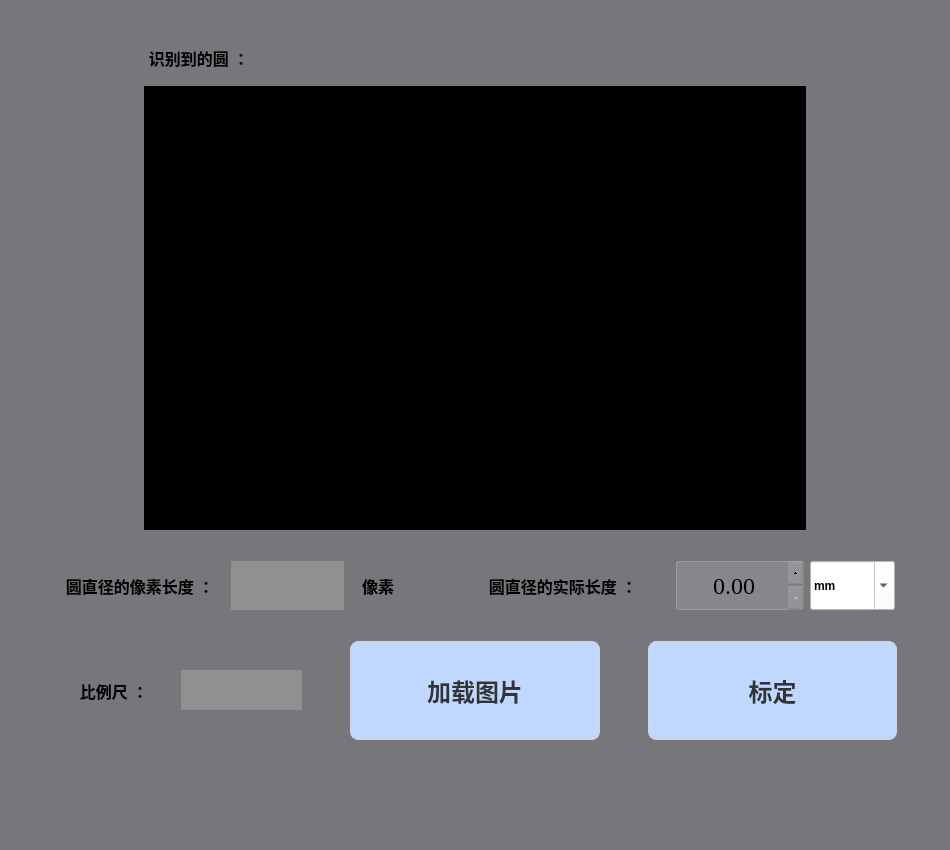
<?xml version="1.0" encoding="UTF-8"?>
<ui version="4.0">
 <class>Menu1</class>
 <widget class="QWidget" name="Menu1">
  <property name="geometry">
   <rect>
    <x>0</x>
    <y>0</y>
    <width>950</width>
    <height>850</height>
   </rect>
  </property>
  <property name="windowTitle">
   <string>尺寸标定</string>
  </property>
  <property name="windowIcon">
   <iconset resource="apprcc.qrc">
    <normaloff>:/images/icons/icon.png</normaloff>:/images/icons/icon.png</iconset>
  </property>
  <property name="styleSheet">
   <string notr="true">background-color: rgb(119, 118, 123);
border-color: rgb(119, 118, 123);</string>
  </property>
  <layout class="QVBoxLayout" name="verticalLayout_3">
   <item>
    <layout class="QVBoxLayout" name="verticalLayout_2" stretch="1,20,1,2,1,4,4">
     <item>
      <spacer name="verticalSpacer">
       <property name="orientation">
        <enum>Qt::Vertical</enum>
       </property>
       <property name="sizeHint" stdset="0">
        <size>
         <width>20</width>
         <height>40</height>
        </size>
       </property>
      </spacer>
     </item>
     <item>
      <layout class="QHBoxLayout" name="horizontalLayout_2" stretch="1,5,1">
       <item>
        <spacer name="horizontalSpacer_6">
         <property name="orientation">
          <enum>Qt::Horizontal</enum>
         </property>
         <property name="sizeHint" stdset="0">
          <size>
           <width>40</width>
           <height>20</height>
          </size>
         </property>
        </spacer>
       </item>
       <item>
        <layout class="QVBoxLayout" name="verticalLayout" stretch="1,10">
         <item>
          <layout class="QHBoxLayout" name="horizontalLayout" stretch="1,5">
           <item>
            <widget class="QLabel" name="label_6">
             <property name="font">
              <font>
               <family>AcadEref</family>
               <pointsize>12</pointsize>
               <weight>75</weight>
               <bold>true</bold>
              </font>
             </property>
             <property name="text">
              <string>识别到的圆 ：</string>
             </property>
             <property name="alignment">
              <set>Qt::AlignCenter</set>
             </property>
            </widget>
           </item>
           <item>
            <spacer name="horizontalSpacer_8">
             <property name="orientation">
              <enum>Qt::Horizontal</enum>
             </property>
             <property name="sizeHint" stdset="0">
              <size>
               <width>40</width>
               <height>20</height>
              </size>
             </property>
            </spacer>
           </item>
          </layout>
         </item>
         <item>
          <widget class="QLabel" name="label_showPicture">
           <property name="styleSheet">
            <string notr="true">background:rgb(0, 0, 0)</string>
           </property>
           <property name="text">
            <string/>
           </property>
          </widget>
         </item>
        </layout>
       </item>
       <item>
        <spacer name="horizontalSpacer_7">
         <property name="orientation">
          <enum>Qt::Horizontal</enum>
         </property>
         <property name="sizeHint" stdset="0">
          <size>
           <width>40</width>
           <height>20</height>
          </size>
         </property>
        </spacer>
       </item>
      </layout>
     </item>
     <item>
      <spacer name="verticalSpacer_4">
       <property name="orientation">
        <enum>Qt::Vertical</enum>
       </property>
       <property name="sizeHint" stdset="0">
        <size>
         <width>20</width>
         <height>40</height>
        </size>
       </property>
      </spacer>
     </item>
     <item>
      <layout class="QHBoxLayout" name="horizontalLayout_5" stretch="1,8,1,10,1">
       <item>
        <spacer name="horizontalSpacer_4">
         <property name="orientation">
          <enum>Qt::Horizontal</enum>
         </property>
         <property name="sizeHint" stdset="0">
          <size>
           <width>40</width>
           <height>20</height>
          </size>
         </property>
        </spacer>
       </item>
       <item>
        <layout class="QHBoxLayout" name="horizontalLayout_3" stretch="3,2,1">
         <item>
          <widget class="QLabel" name="label">
           <property name="font">
            <font>
             <family>AcadEref</family>
             <pointsize>12</pointsize>
             <weight>75</weight>
             <bold>true</bold>
            </font>
           </property>
           <property name="text">
            <string>圆直径的像素长度 ：</string>
           </property>
           <property name="alignment">
            <set>Qt::AlignCenter</set>
           </property>
          </widget>
         </item>
         <item>
          <widget class="QLabel" name="label_lengthPixel">
           <property name="sizePolicy">
            <sizepolicy hsizetype="Minimum" vsizetype="Preferred">
             <horstretch>0</horstretch>
             <verstretch>0</verstretch>
            </sizepolicy>
           </property>
           <property name="font">
            <font>
             <pointsize>13</pointsize>
            </font>
           </property>
           <property name="styleSheet">
            <string notr="true">background:rgb(144, 144, 144);</string>
           </property>
           <property name="text">
            <string/>
           </property>
           <property name="alignment">
            <set>Qt::AlignCenter</set>
           </property>
          </widget>
         </item>
         <item>
          <widget class="QLabel" name="label_2">
           <property name="font">
            <font>
             <family>AcadEref</family>
             <pointsize>12</pointsize>
             <weight>75</weight>
             <bold>true</bold>
            </font>
           </property>
           <property name="text">
            <string>像素</string>
           </property>
           <property name="alignment">
            <set>Qt::AlignCenter</set>
           </property>
          </widget>
         </item>
        </layout>
       </item>
       <item>
        <spacer name="horizontalSpacer">
         <property name="orientation">
          <enum>Qt::Horizontal</enum>
         </property>
         <property name="sizeHint" stdset="0">
          <size>
           <width>40</width>
           <height>20</height>
          </size>
         </property>
        </spacer>
       </item>
       <item>
        <layout class="QHBoxLayout" name="horizontalLayout_4" stretch="5,3,2">
         <item>
          <widget class="QLabel" name="label_3">
           <property name="font">
            <font>
             <family>AcadEref</family>
             <pointsize>12</pointsize>
             <weight>75</weight>
             <bold>true</bold>
            </font>
           </property>
           <property name="text">
            <string>圆直径的实际长度 ：</string>
           </property>
           <property name="alignment">
            <set>Qt::AlignCenter</set>
           </property>
          </widget>
         </item>
         <item>
          <widget class="QDoubleSpinBox" name="doubleSpinBox">
           <property name="sizePolicy">
            <sizepolicy hsizetype="Minimum" vsizetype="Minimum">
             <horstretch>0</horstretch>
             <verstretch>0</verstretch>
            </sizepolicy>
           </property>
           <property name="font">
            <font>
             <family>Times New Roman</family>
             <pointsize>-1</pointsize>
             <weight>50</weight>
             <bold>false</bold>
            </font>
           </property>
           <property name="styleSheet">
            <string notr="true">QDoubleSpinBox{
background:rgba(200, 200, 200,50);
font-size: 24px;
border-style: solid;
border-width: 1px;
border-color: rgba(200, 200, 200,100);
border-radius: 3px;
padding-right: 10px;}

QDoubleSpinBox::down-button{
background:rgba(200, 200, 200,0);
border-image: url(:/images/icons/botton_down.png);}
QDoubleSpinBox::down-button::hover{
background:rgba(200, 200, 200,100);
border-image: url(:/images/icons/botton_down.png);}

QDoubleSpinBox::up-button{
background:rgba(200, 200, 200,0);
border-image: url(:/images/icons/botton_up.png);}
QDoubleSpinBox::up-button::hover{
background:rgba(200, 200, 200,100);
border-image: url(:/images/icons/botton_up.png);}

QAbstractSpinBox::up-button { subcontrol-origin: border; }
QAbstractSpinBox::down-button { subcontrol-origin: border; }</string>
           </property>
           <property name="alignment">
            <set>Qt::AlignCenter</set>
           </property>
           <property name="maximum">
            <double>99999.000000000000000</double>
           </property>
           <property name="singleStep">
            <double>0.100000000000000</double>
           </property>
          </widget>
         </item>
         <item>
          <widget class="QComboBox" name="comboBox">
           <property name="sizePolicy">
            <sizepolicy hsizetype="Preferred" vsizetype="Minimum">
             <horstretch>0</horstretch>
             <verstretch>0</verstretch>
            </sizepolicy>
           </property>
           <property name="font">
            <font>
             <family>Times New Roman</family>
             <pointsize>12</pointsize>
             <weight>75</weight>
             <bold>true</bold>
            </font>
           </property>
           <property name="layoutDirection">
            <enum>Qt::LeftToRight</enum>
           </property>
           <property name="styleSheet">
            <string notr="true">background:rgb(255, 255, 255);
font-weight:bold;</string>
           </property>
           <property name="editable">
            <bool>true</bool>
           </property>
           <property name="currentText">
            <string>mm</string>
           </property>
           <property name="currentIndex">
            <number>0</number>
           </property>
           <property name="placeholderText">
            <string/>
           </property>
           <item>
            <property name="text">
             <string>mm</string>
            </property>
           </item>
           <item>
            <property name="text">
             <string>cm</string>
            </property>
           </item>
           <item>
            <property name="text">
             <string>m</string>
            </property>
           </item>
          </widget>
         </item>
        </layout>
       </item>
       <item>
        <spacer name="horizontalSpacer_5">
         <property name="orientation">
          <enum>Qt::Horizontal</enum>
         </property>
         <property name="sizeHint" stdset="0">
          <size>
           <width>40</width>
           <height>20</height>
          </size>
         </property>
        </spacer>
       </item>
      </layout>
     </item>
     <item>
      <spacer name="verticalSpacer_3">
       <property name="orientation">
        <enum>Qt::Vertical</enum>
       </property>
       <property name="sizeHint" stdset="0">
        <size>
         <width>20</width>
         <height>40</height>
        </size>
       </property>
      </spacer>
     </item>
     <item>
      <layout class="QHBoxLayout" name="horizontalLayout_7" stretch="1,6,1,6,1,6,1">
       <item>
        <spacer name="horizontalSpacer_9">
         <property name="orientation">
          <enum>Qt::Horizontal</enum>
         </property>
         <property name="sizeHint" stdset="0">
          <size>
           <width>40</width>
           <height>20</height>
          </size>
         </property>
        </spacer>
       </item>
       <item>
        <layout class="QHBoxLayout" name="horizontalLayout_6" stretch="1,1">
         <item>
          <widget class="QLabel" name="label_4">
           <property name="font">
            <font>
             <family>AcadEref</family>
             <pointsize>12</pointsize>
             <weight>75</weight>
             <bold>true</bold>
            </font>
           </property>
           <property name="text">
            <string>比例尺 ：</string>
           </property>
           <property name="alignment">
            <set>Qt::AlignCenter</set>
           </property>
          </widget>
         </item>
         <item>
          <widget class="QLabel" name="label_scale">
           <property name="sizePolicy">
            <sizepolicy hsizetype="Preferred" vsizetype="Minimum">
             <horstretch>0</horstretch>
             <verstretch>0</verstretch>
            </sizepolicy>
           </property>
           <property name="maximumSize">
            <size>
             <width>16777215</width>
             <height>40</height>
            </size>
           </property>
           <property name="font">
            <font>
             <pointsize>13</pointsize>
            </font>
           </property>
           <property name="styleSheet">
            <string notr="true">background:rgb(144, 144, 144);</string>
           </property>
           <property name="text">
            <string/>
           </property>
           <property name="alignment">
            <set>Qt::AlignCenter</set>
           </property>
          </widget>
         </item>
        </layout>
       </item>
       <item>
        <spacer name="horizontalSpacer_3">
         <property name="orientation">
          <enum>Qt::Horizontal</enum>
         </property>
         <property name="sizeHint" stdset="0">
          <size>
           <width>40</width>
           <height>20</height>
          </size>
         </property>
        </spacer>
       </item>
       <item>
        <widget class="QPushButton" name="pushButton_loadPicture">
         <property name="sizePolicy">
          <sizepolicy hsizetype="Minimum" vsizetype="Minimum">
           <horstretch>0</horstretch>
           <verstretch>0</verstretch>
          </sizepolicy>
         </property>
         <property name="font">
          <font>
           <family>AcadEref</family>
           <pointsize>18</pointsize>
           <weight>75</weight>
           <bold>true</bold>
          </font>
         </property>
         <property name="styleSheet">
          <string notr="true">QPushButton {
    background-color: rgb(192, 216, 255); /* 浅灰色 */
    border: 1px solid #d4d4d4; /* 灰色边框 */
    border-radius: 8px; /* 圆角 */
    padding: 5px 10px; /* 内边距 */
    color: #333; /* 按钮文字颜色 */
}
QPushButton:hover {
    background-color: rgb(235, 242, 255); /* 鼠标悬停时变亮 */
}
QPushButton:pressed {
    background-color: rgb(157, 178, 255); /* 按下时颜色变深 */
}</string>
         </property>
         <property name="text">
          <string>加载图片</string>
         </property>
        </widget>
       </item>
       <item>
        <spacer name="horizontalSpacer_2">
         <property name="orientation">
          <enum>Qt::Horizontal</enum>
         </property>
         <property name="sizeHint" stdset="0">
          <size>
           <width>40</width>
           <height>20</height>
          </size>
         </property>
        </spacer>
       </item>
       <item>
        <widget class="QPushButton" name="pushButton_calibration">
         <property name="sizePolicy">
          <sizepolicy hsizetype="Minimum" vsizetype="Minimum">
           <horstretch>0</horstretch>
           <verstretch>0</verstretch>
          </sizepolicy>
         </property>
         <property name="font">
          <font>
           <family>AcadEref</family>
           <pointsize>18</pointsize>
           <weight>75</weight>
           <bold>true</bold>
          </font>
         </property>
         <property name="styleSheet">
          <string notr="true">QPushButton {
    background-color: rgb(192, 216, 255); /* 浅灰色 */
    border: 1px solid #d4d4d4; /* 灰色边框 */
    border-radius: 8px; /* 圆角 */
    padding: 5px 10px; /* 内边距 */
    color: #333; /* 按钮文字颜色 */
}
QPushButton:hover {
    background-color: rgb(235, 242, 255); /* 鼠标悬停时变亮 */
}
QPushButton:pressed {
    background-color: rgb(157, 178, 255); /* 按下时颜色变深 */
}</string>
         </property>
         <property name="text">
          <string>标定</string>
         </property>
        </widget>
       </item>
       <item>
        <spacer name="horizontalSpacer_10">
         <property name="orientation">
          <enum>Qt::Horizontal</enum>
         </property>
         <property name="sizeHint" stdset="0">
          <size>
           <width>40</width>
           <height>20</height>
          </size>
         </property>
        </spacer>
       </item>
      </layout>
     </item>
     <item>
      <spacer name="verticalSpacer_2">
       <property name="orientation">
        <enum>Qt::Vertical</enum>
       </property>
       <property name="sizeHint" stdset="0">
        <size>
         <width>20</width>
         <height>40</height>
        </size>
       </property>
      </spacer>
     </item>
    </layout>
   </item>
  </layout>
 </widget>
 <resources>
  <include location="apprcc.qrc"/>
 </resources>
 <connections/>
</ui>
